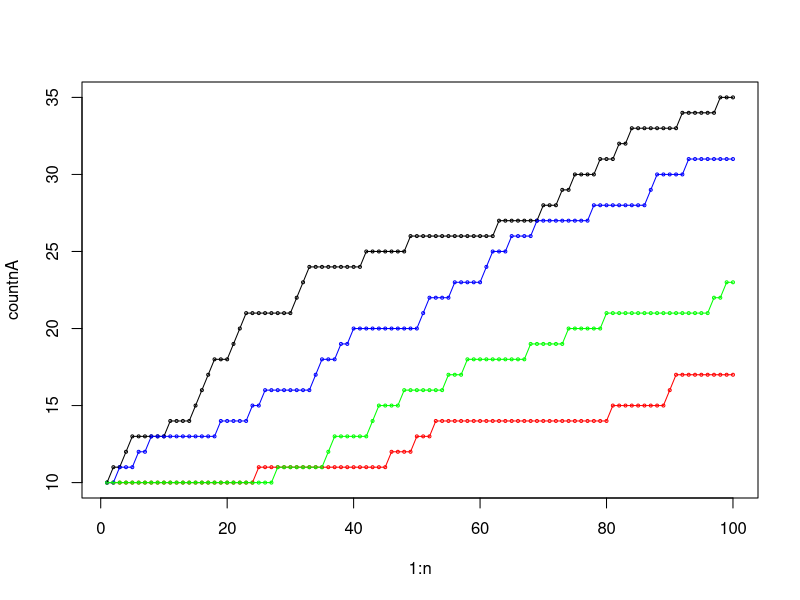

Recreate this plot in R.
#Instead of a binary clinical trial we are now looking at multi-arm trials
nA <- 10
nB <- 10
nC <- 10
nD <- 10

#Count
countnA <- c()
countnB <- c()
countnC <- c()
countnD <- c()


#We need probabilities for the treatments being successful depending on whether they're from group A or B
success_A <- 0.9
success_B <- 0.4
success_C <- 0.5
success_D <- 0.7

#So from the urn we pull a ball, if ball is from group A and we observe it's a success we add beta balls back into urn
n <- 100
beta <- 0
alpha <- 1
characters <- c(rep('A', nA), rep('B', nB))
random_characters <- sample(characters)
random_ball <- sample(random_characters, size = 1)
#Or this does the same thing
ball <- sample(c("A", "B", "C", "D"), 1, prob = c(nA, nB, nC, nD))
for (i in 1:n) {
  ball <- sample(c("A", "B", "C", "D"), 1, prob = c(nA, nB, nC, nD))
  if(ball == 'A'){
    treat <- sample(c(0,1), 1, prob = c(success_A, 1-success_A))
    if(treat == 0){
      nA <- nA + alpha
      nB <- nB + beta
      nC <- nC + beta
      nD <- nD + beta
    }else{
      nA <- nA + beta
      nB <- nB + beta
      nC <- nC + beta
      nD <- nD + beta
    }               
  }else{
    if(ball == 'B'){
      treat <- sample(c(0,1), 1, prob = c(success_B, 1-success_B))
      if(treat == 0){
        nA <- nA + beta
        nB <- nB + alpha
        nC <- nC + beta
        nD <- nD + beta
      }else{
        nA <- nA + beta
        nB <- nB + beta
        nC <- nC + beta
        nD <- nD + beta
      }
    }else{
      if(ball == 'C'){
        treat <- sample(c(0,1), 1, prob = c(success_C, 1-success_C))
        if(treat == 0){
          nA <- nA + beta
          nB <- nB + beta
          nC <- nC + alpha
          nD <- nD + beta
        }else{
          nA <- nA + beta
          nB <- nB + beta
          nC <- nC + beta
          nD <- nD + beta
        }
      }else{
        treat <- sample(c(0,1), 1, prob = c(success_D, 1-success_D))
        if(treat == 0){
          nA <- nA + beta
          nB <- nB + beta
          nC <- nC + beta
          nD <- nD + alpha
        }else{
          nA <- nA + beta
          nB <- nB + beta
          nC <- nC + beta
          nD <- nD + beta
        }
      }}}
  countnA <- c(countnA, nA)
  countnB <- c(countnB, nB)
  countnC <- c(countnC, nC)
  countnD <- c(countnD, nD)
}

countnA
countnB
countnC
countnD
proportion <- c(countnA/(countnA+countnB+countnC+countnD))
proportion
proportion[100]
plot(1:n, countnA, cex=.4)
points(countnB, col = "red", cex=.4)
points(countnC, col = "blue", cex=.4)
points(countnD, col = "green", cex=.4)
lines(countnA)
lines(countnB, col='red')
lines(countnC, col = "blue")
lines(countnD, col='green')

